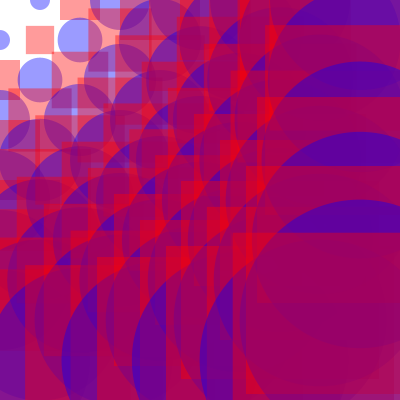
Frame 1 (no input)
Frame 60 (the mouse pressed at the canvas centre just before this capture): identical to frame 1, image omitted
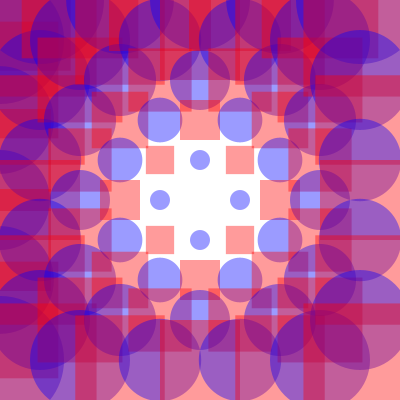
Frame 120 (the mouse held since frame 60 and released just before this capture)

The Processing sketch that drew these frames (run headless with seeded random() and noise(); from frame 60 on, the mouse is pressed at the canvas centre):

// Processing sketch: sketch_260609a_for6
// ── sketch_260609a_for6.pde

int cant = 10;
int tam;

void setup() {
  size( 400, 400 );
  noStroke();  //sin bordes
  //
  ellipseMode( CENTER );  //CENTER, CORNER, CORNERS
  rectMode( CENTER );

  tam = width / cant;   //40
}

void draw() {
  background( 255 );
  
  for ( int i = 0; i<cant; i++ ) {    //i = indice
    for ( int j = 0; j<cant; j++ ) {  //j = indice
      //
      //float d = dist( width/2, height/2, i*tam, j*tam );
      //float d = dist( 0, 0, i*tam, j*tam );
      float d = dist( mouseX, mouseY, i*tam, j*tam );
      //
      if( (i+j)%2 == 0 ){  //suma de los indices PAR 
        fill( 255, 0, 0, 100 );
        rect( i*tam, j*tam, d/2, d/2 );  //10x10=100 celdas
      }else{
        fill( 0, 0, 255, 100 );
        ellipse( i*tam, j*tam, d/2, d/2 );  //10x10=100 celdas
      }
    }
  }
  
  //cant = 1 + int( mouseX );
  //tam = width / cant;
}
